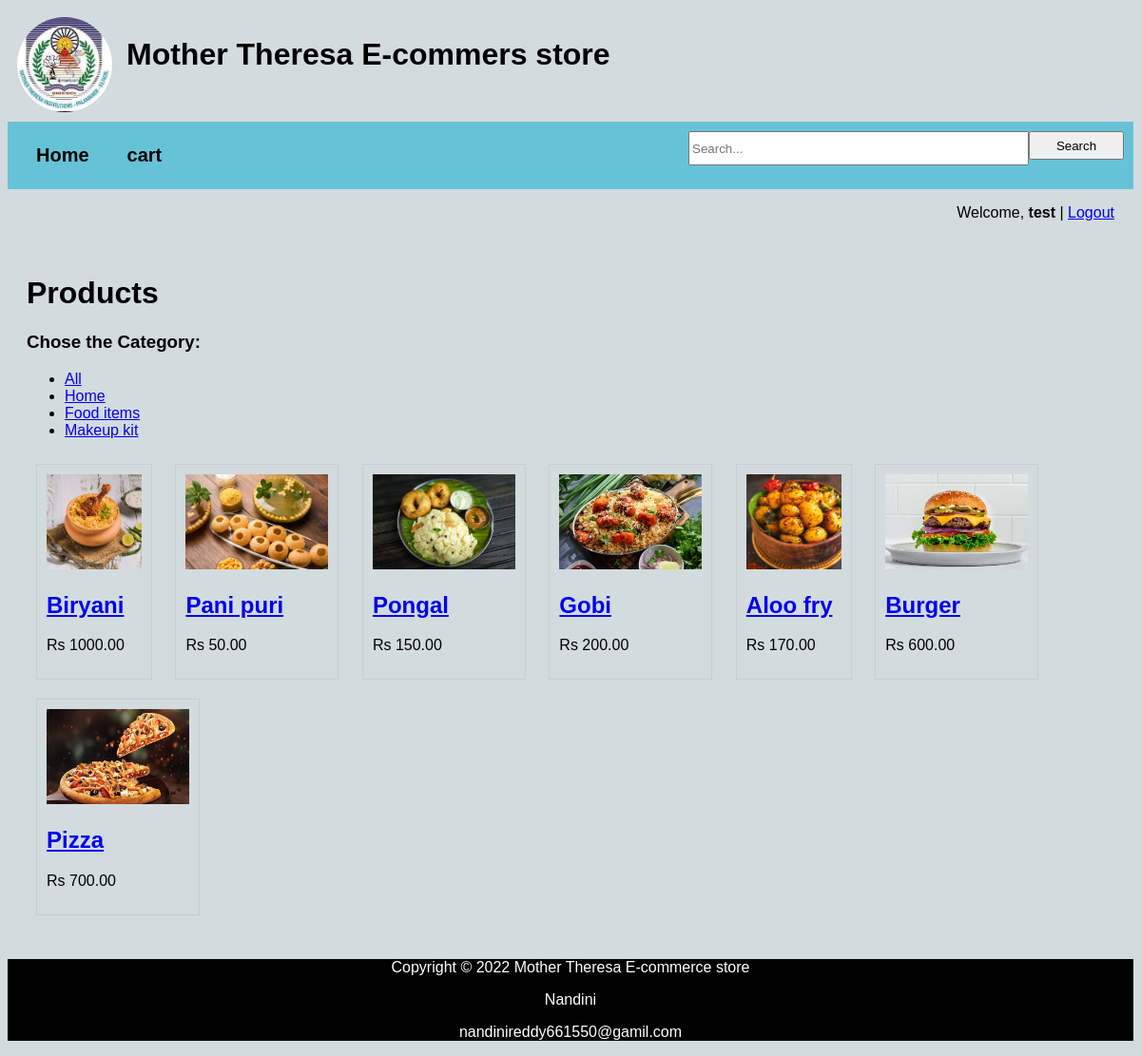
The page /product_list?category=5 (signed in) on the database its author committed.
### catalog/models.py (models this page shows, shortened)
class Category(models.Model):
    name = models.CharField(max_length=100)

class Product(models.Model):
    name = models.CharField(max_length=100)
    description = models.TextField()
    price = models.DecimalField(max_digits=8, decimal_places=2)
    image = models.ImageField(upload_to='products/', blank=True, null=True)
    category = models.ForeignKey(Category, on_delete=models.CASCADE, related_name='products',null=True, blank=True)

### catalog/views.py (the view)
# urls.py: path('product_list', views.product_list, name='product_list'),
def product_list(request):
    category_id = request.GET.get('category')
    query = request.GET.get('q')
    products = Product.objects.all()
    if category_id:
        products = products.filter(category_id=category_id)
    if query:
        products = products.filter(name__icontains=query)
    categories = Category.objects.all()
    return render(request, 'product_list.html', {'products': products, 'categories': categories})

### catalog/templates/product_list.html (shortened to what this page needs)
{% extends 'base.html' %}
{% block content %}
<!DOCTYPE html>
<html>
<head>
</head>
<body bgcolor="skyblue">
    <h1>Products</h1>
<h3>Chose the  Category:</h3>
<ul>
    <li><a href="/">All</a></li>
    {% for category in categories %}
        <li><a href="?category={{ category.id }}">{{ category.name }}</a></li>
    {% endfor %}
</ul>
{% for product in products %}
    <div class="product">
        {% if product.image %}
            <img src="{{ product.image.url }}" alt="{{ product.name }}" "width=100px height=100px">
        {% endif %}
        <h2><a href="{% url 'product_detail' product.pk %}">{{ product.name }}</a></h2>
        <p>Rs {{ product.price }}</p>
    </div>
{% endfor %}
</body>
</html>
{% endblock %}

### catalog/templates/base.html (shortened to what this page needs)
{% load static %}
<!DOCTYPE html>
<html>
<head>
</head>
<body>
    <div class="logo">
        <img src="{% static 'img/college.jpg' %}" align="left">
        <h1>Mother Theresa E-commers store</h1>
    </div>
    <form method="get" class="name">
    <div class="navbar">
        <div class="Search">
            <input type="text" name="q" placeholder="Search..." value="{{ request.GET.q }}"><br>
            <button type="submit">Search</button>
        </div>
        <a href="{% url 'product_list' %}">Home</a>
        <a href="{% url 'view_cart' %}">cart</a>
    </div>
    </form>
    {% if user.is_authenticated %}
        <p style="text-align: right; padding-right: 20px;">
            Welcome, <strong>{{ user.username }}</strong> |
            <a href="{% url 'logout' %}" class="btn btn-danger">Logout</a>
        </p>
    {% else %}
        <p style="text-align: right; padding-right: 20px;">
            <a href="{% url 'login' %}">Login</a> | <a href="{% url 'signup' %}">Register</a>
        </p>
    {% endif %}
    <div class="content">
        {% block content %}
        {% endblock %}
    </div>
    <div class="foot">
        <footer>
            <p>Copyright &copy; 2022 Mother Theresa E-commerce store</p>
            <p>Nandini</p>
            <p>nandinireddy661550@gamil.com</p>
        </footer>
    </div>
</body>
</html>

### catalog/templates/base.html (style rules this page uses)
body { font-family: Arial, sans-serif; background-color: rgb(210, 219, 221); }
img { max-width: 150px; }
.name { font-size: 20px; font-weight: bold; color: #000; justify-content: right; }
.product { border: 1px solid #ccc; padding: 10px; margin: 10px; display: inline-block; }
.logo { display: flex; flex-direction: row; justify-content: left; gap: 15px; padding: 10px; }
.logo img { align-items: flex-start; width: 100px; height: 100px; border-radius: 50%; }
.Search { display: flex; flex-direction: row; float: right; }
.Search input { width: 350px; height: 30px; }
.Search button { width: 100px; height: 30px; padding: ; }
.navbar { background-color: #66c3d7; overflow: hidden; padding: 10px; }
.navbar a { float: left; color: rgb(0, 0, 0); padding: 14px 20px; text-decoration: none; }
.content { padding: 20px; }
.foot { background-color: #000000; text-align: center; }
.foot p { color: #ffffff; }

### rows shown on the page
Category: name "Home"
Category: name "Food items"
Category: name "Makeup kit"
Product: image (picture), name "Biryani", price "1000.00"
Product: image (picture), name "Pani puri", price "50.00"
Product: image (picture), name "Pongal", price "150.00"
Product: image (picture), name "Gobi", price "200.00"
Product: image (picture), name "Aloo fry", price "170.00"
Product: image (picture), name "Burger", price "600.00"
Product: image (picture), name "Pizza", price "700.00"

### other values the page prints
{{ user.username }} "test"
